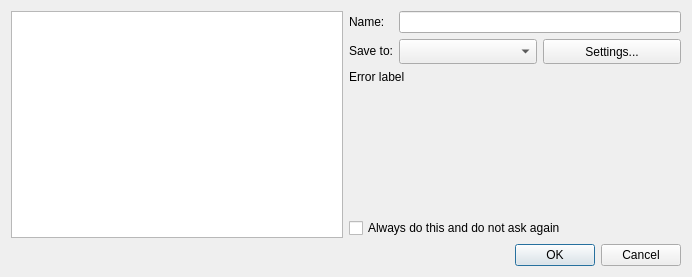
<?xml version="1.0" encoding="UTF-8"?>
<ui version="4.0">
 <class>SaveScreenshotDialog</class>
 <widget class="QDialog" name="SaveScreenshotDialog">
  <property name="windowModality">
   <enum>Qt::WindowModal</enum>
  </property>
  <property name="geometry">
   <rect>
    <x>0</x>
    <y>0</y>
    <width>692</width>
    <height>277</height>
   </rect>
  </property>
  <property name="sizePolicy">
   <sizepolicy hsizetype="Fixed" vsizetype="Fixed">
    <horstretch>0</horstretch>
    <verstretch>0</verstretch>
   </sizepolicy>
  </property>
  <property name="windowTitle">
   <string>Dialog</string>
  </property>
  <layout class="QVBoxLayout" name="verticalLayout">
   <item>
    <layout class="QHBoxLayout" name="horizontalLayout_2">
     <item>
      <widget class="ScreenshotThumbView" name="graphicsView">
       <property name="verticalScrollBarPolicy">
        <enum>Qt::ScrollBarAlwaysOff</enum>
       </property>
       <property name="horizontalScrollBarPolicy">
        <enum>Qt::ScrollBarAlwaysOff</enum>
       </property>
       <property name="interactive">
        <bool>false</bool>
       </property>
       <property name="renderHints">
        <set>QPainter::Antialiasing|QPainter::TextAntialiasing</set>
       </property>
      </widget>
     </item>
     <item>
      <layout class="QVBoxLayout" name="verticalLayout_4">
       <item>
        <layout class="QFormLayout" name="formLayout">
         <property name="sizeConstraint">
          <enum>QLayout::SetDefaultConstraint</enum>
         </property>
         <property name="fieldGrowthPolicy">
          <enum>QFormLayout::AllNonFixedFieldsGrow</enum>
         </property>
         <item row="1" column="0">
          <widget class="QLabel" name="label_2">
           <property name="text">
            <string>Name:</string>
           </property>
          </widget>
         </item>
         <item row="1" column="1">
          <widget class="QLineEdit" name="input_name">
           <property name="maxLength">
            <number>50</number>
           </property>
          </widget>
         </item>
         <item row="4" column="0">
          <widget class="QLabel" name="label">
           <property name="text">
            <string>Save to:</string>
           </property>
          </widget>
         </item>
         <item row="4" column="1">
          <layout class="QHBoxLayout" name="horizontalLayout">
           <item>
            <widget class="QComboBox" name="comboBox_uploaders">
             <property name="sizePolicy">
              <sizepolicy hsizetype="Preferred" vsizetype="Fixed">
               <horstretch>0</horstretch>
               <verstretch>0</verstretch>
              </sizepolicy>
             </property>
             <property name="minimumSize">
              <size>
               <width>0</width>
               <height>25</height>
              </size>
             </property>
            </widget>
           </item>
           <item>
            <widget class="QPushButton" name="button_settings">
             <property name="sizePolicy">
              <sizepolicy hsizetype="Minimum" vsizetype="Preferred">
               <horstretch>0</horstretch>
               <verstretch>0</verstretch>
              </sizepolicy>
             </property>
             <property name="minimumSize">
              <size>
               <width>0</width>
               <height>21</height>
              </size>
             </property>
             <property name="text">
              <string>Settings...</string>
             </property>
            </widget>
           </item>
          </layout>
         </item>
        </layout>
       </item>
       <item>
        <widget class="QLabel" name="label_error">
         <property name="enabled">
          <bool>true</bool>
         </property>
         <property name="sizePolicy">
          <sizepolicy hsizetype="Fixed" vsizetype="Maximum">
           <horstretch>0</horstretch>
           <verstretch>0</verstretch>
          </sizepolicy>
         </property>
         <property name="text">
          <string>Error label</string>
         </property>
         <property name="wordWrap">
          <bool>true</bool>
         </property>
        </widget>
       </item>
       <item>
        <spacer name="verticalSpacer">
         <property name="orientation">
          <enum>Qt::Vertical</enum>
         </property>
         <property name="sizeHint" stdset="0">
          <size>
           <width>20</width>
           <height>40</height>
          </size>
         </property>
        </spacer>
       </item>
       <item>
        <widget class="QCheckBox" name="checkBox_always">
         <property name="text">
          <string>Always do this and do not ask again</string>
         </property>
        </widget>
       </item>
      </layout>
     </item>
    </layout>
   </item>
   <item>
    <widget class="QDialogButtonBox" name="buttonBox">
     <property name="orientation">
      <enum>Qt::Horizontal</enum>
     </property>
     <property name="standardButtons">
      <set>QDialogButtonBox::Cancel|QDialogButtonBox::Ok</set>
     </property>
     <property name="centerButtons">
      <bool>false</bool>
     </property>
    </widget>
   </item>
  </layout>
 </widget>
 <customwidgets>
  <customwidget>
   <class>ScreenshotThumbView</class>
   <extends>QGraphicsView</extends>
   <header>screenshotthumbview.h</header>
  </customwidget>
 </customwidgets>
 <tabstops>
  <tabstop>buttonBox</tabstop>
  <tabstop>input_name</tabstop>
  <tabstop>comboBox_uploaders</tabstop>
  <tabstop>button_settings</tabstop>
  <tabstop>checkBox_always</tabstop>
  <tabstop>graphicsView</tabstop>
 </tabstops>
 <resources/>
 <connections>
  <connection>
   <sender>buttonBox</sender>
   <signal>accepted()</signal>
   <receiver>SaveScreenshotDialog</receiver>
   <slot>accept()</slot>
   <hints>
    <hint type="sourcelabel">
     <x>248</x>
     <y>254</y>
    </hint>
    <hint type="destinationlabel">
     <x>157</x>
     <y>274</y>
    </hint>
   </hints>
  </connection>
  <connection>
   <sender>buttonBox</sender>
   <signal>rejected()</signal>
   <receiver>SaveScreenshotDialog</receiver>
   <slot>reject()</slot>
   <hints>
    <hint type="sourcelabel">
     <x>316</x>
     <y>260</y>
    </hint>
    <hint type="destinationlabel">
     <x>286</x>
     <y>274</y>
    </hint>
   </hints>
  </connection>
 </connections>
</ui>
